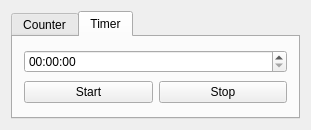
<?xml version="1.0" encoding="UTF-8"?>
<ui version="4.0">
 <class>Dialog</class>
 <widget class="QDialog" name="Dialog">
  <property name="geometry">
   <rect>
    <x>0</x>
    <y>0</y>
    <width>311</width>
    <height>130</height>
   </rect>
  </property>
  <property name="windowTitle">
   <string>Dialog</string>
  </property>
  <layout class="QVBoxLayout" name="verticalLayout">
   <item>
    <widget class="QTabWidget" name="tabWidget">
     <property name="currentIndex">
      <number>1</number>
     </property>
     <widget class="QWidget" name="counter">
      <attribute name="title">
       <string>Counter</string>
      </attribute>
      <layout class="QHBoxLayout" name="horizontalLayout_3">
       <item>
        <layout class="QVBoxLayout" name="verticalLayout_2">
         <item>
          <widget class="QTimeEdit" name="timeEdit">
           <property name="displayFormat">
            <string>HH:mm:ss</string>
           </property>
          </widget>
         </item>
         <item>
          <layout class="QHBoxLayout" name="horizontalLayout">
           <item>
            <widget class="QPushButton" name="pushButton_start">
             <property name="text">
              <string>Start</string>
             </property>
            </widget>
           </item>
           <item>
            <widget class="QPushButton" name="pushButton_pause">
             <property name="text">
              <string>Pause</string>
             </property>
            </widget>
           </item>
           <item>
            <widget class="QPushButton" name="pushButton_stop">
             <property name="text">
              <string>Stop</string>
             </property>
            </widget>
           </item>
          </layout>
         </item>
        </layout>
       </item>
      </layout>
     </widget>
     <widget class="QWidget" name="timer">
      <attribute name="title">
       <string>Timer</string>
      </attribute>
      <layout class="QHBoxLayout" name="horizontalLayout_4">
       <item>
        <layout class="QVBoxLayout" name="verticalLayout_3">
         <item>
          <widget class="QTimeEdit" name="timeEdit_2">
           <property name="displayFormat">
            <string>HH:mm:ss</string>
           </property>
          </widget>
         </item>
         <item>
          <layout class="QHBoxLayout" name="horizontalLayout_2">
           <item>
            <widget class="QPushButton" name="pushButton_tstart">
             <property name="text">
              <string>Start</string>
             </property>
            </widget>
           </item>
           <item>
            <widget class="QPushButton" name="pushButton_tstop">
             <property name="text">
              <string>Stop</string>
             </property>
            </widget>
           </item>
          </layout>
         </item>
        </layout>
       </item>
      </layout>
     </widget>
    </widget>
   </item>
  </layout>
 </widget>
 <layoutdefault spacing="6" margin="11"/>
 <resources/>
 <connections/>
</ui>
